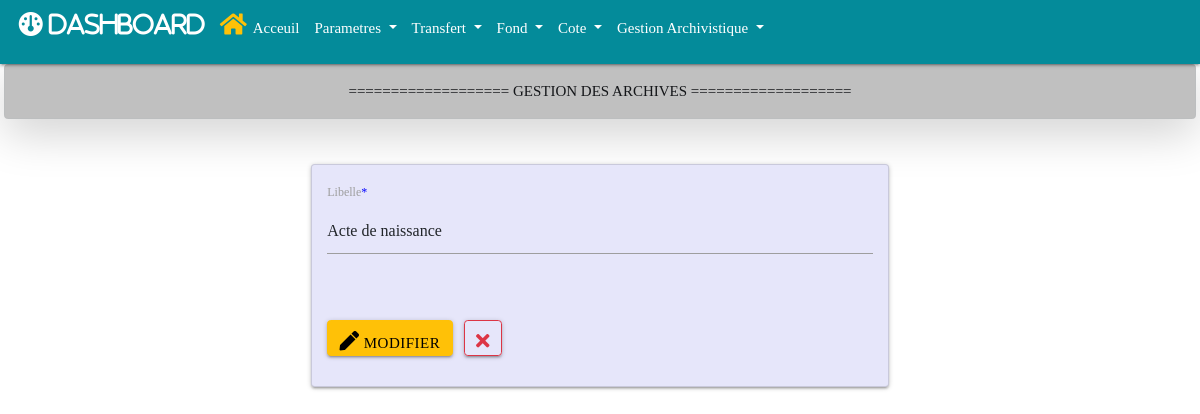
Page /paramettre/document/edit/1 on the earlier database version.
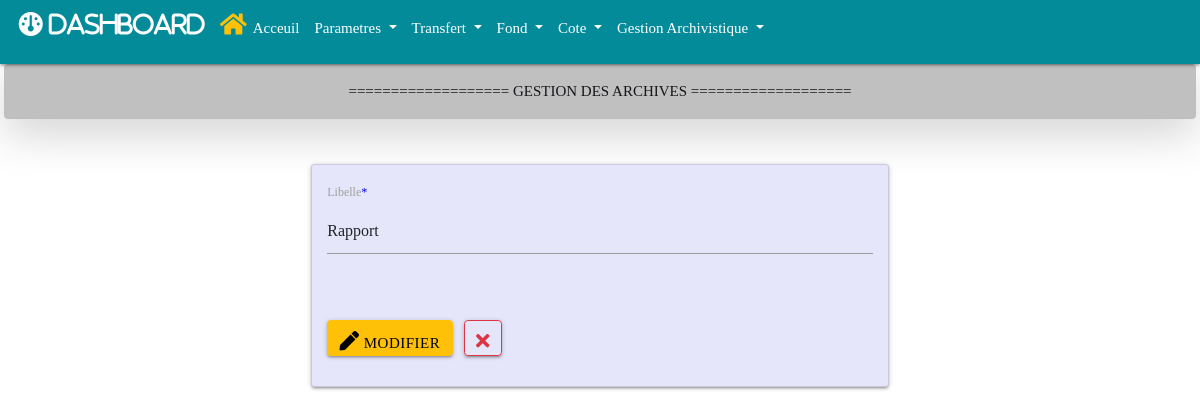
Same page on the later database version.
### paramettre/models.py (models this page shows, shortened)
class Document_type(models.Model):
    libelle = models.CharField(max_length=200, null=True, blank=True)
    create_at = models.DateField(auto_now_add=True, null=True)
    modified_at = models.DateTimeField(auto_now_add=True)

### paramettre/views.py (the view)
# urls.py: path('paramettre/document/edit/<int:id>', views.edit_document, name="edit_document"),
def edit_document(request, id):
    document_type = Document_type.objects.get(id=id)
    if request.method == 'POST':
        form = Document_typeForm(request.POST, instance=document_type)
        if form.is_valid():
            form.save(id)
            messages.success(request, f"Type Document {document_type} modifiéé avec succès !")
            return redirect('document_type')
    else:
        form = Document_typeForm(instance=document_type)
    return render(request, 'paramettre/document_type/edit.html',  {'form':form})

### paramettre/forms.py
class Document_typeForm(forms.ModelForm):
    libelle = forms.CharField(
        label='Libelle',
        widget=forms.TextInput(attrs={'placeholder': 'Libelle'})
    )
    class  Meta:
        model = Document_type
        fields = '__all__'

### paramettre/templates/paramettre/document_type/edit.html (shortened to what this page needs)
{% extends 'base.html' %}
{% load crispy_forms_tags %}
{% block main%}
   <div class="container mt-3 w-50">
      <form method="POST" style="background-color: #E6E6FA" class="card p-3 mt-5" autocomplete="off" enctype="multipart/form-data">
         <div class="row">
            {{form.libelle|as_crispy_field}}
         </div>
         <div class="mt-4" style="width: 100p%;">
            <button style= "font-size: 15px;" type="submit" class="btn btn-warning mb-3">
            <i class="fas fa-pen"></i>&nbsp;Modifier
            </button>
            <a style= "font-size: 15px;" href="{% url 'document_type' %}" type="button" class="btn btn-outline-danger mb-3 ms-2" style="wdith: 50px;" title="Close">
                  <i class="fas fa-times"></i>
            </a>
         </div>
      </form>
   </div>
{% endblock main%}

Differences in the rows shown:
changed Document_type: libelle "Acte de naissance" → "Rapport"
